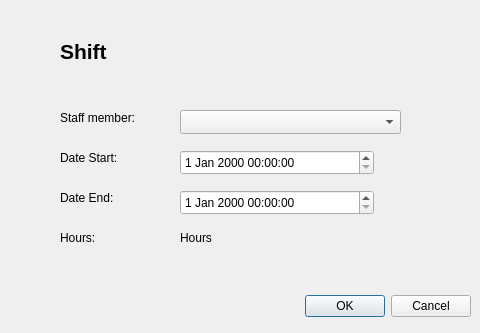
<?xml version="1.0" encoding="UTF-8"?>
<ui version="4.0">
 <class>Dialog</class>
 <widget class="QDialog" name="Dialog">
  <property name="geometry">
   <rect>
    <x>0</x>
    <y>0</y>
    <width>480</width>
    <height>333</height>
   </rect>
  </property>
  <property name="windowTitle">
   <string>Dialog</string>
  </property>
  <widget class="QDialogButtonBox" name="buttonBox">
   <property name="geometry">
    <rect>
     <x>10</x>
     <y>290</y>
     <width>461</width>
     <height>32</height>
    </rect>
   </property>
   <property name="orientation">
    <enum>Qt::Horizontal</enum>
   </property>
   <property name="standardButtons">
    <set>QDialogButtonBox::Cancel|QDialogButtonBox::Ok</set>
   </property>
  </widget>
  <widget class="QComboBox" name="cboStaff">
   <property name="geometry">
    <rect>
     <x>180</x>
     <y>110</y>
     <width>221</width>
     <height>24</height>
    </rect>
   </property>
  </widget>
  <widget class="QDateTimeEdit" name="dteStart">
   <property name="geometry">
    <rect>
     <x>180</x>
     <y>150</y>
     <width>194</width>
     <height>25</height>
    </rect>
   </property>
  </widget>
  <widget class="QDateTimeEdit" name="dteEnd">
   <property name="geometry">
    <rect>
     <x>180</x>
     <y>190</y>
     <width>194</width>
     <height>25</height>
    </rect>
   </property>
  </widget>
  <widget class="QLabel" name="label">
   <property name="geometry">
    <rect>
     <x>60</x>
     <y>110</y>
     <width>85</width>
     <height>16</height>
    </rect>
   </property>
   <property name="text">
    <string>Staff member:</string>
   </property>
  </widget>
  <widget class="QLabel" name="label_2">
   <property name="geometry">
    <rect>
     <x>60</x>
     <y>150</y>
     <width>64</width>
     <height>16</height>
    </rect>
   </property>
   <property name="text">
    <string>Date Start:</string>
   </property>
  </widget>
  <widget class="QLabel" name="label_3">
   <property name="geometry">
    <rect>
     <x>60</x>
     <y>190</y>
     <width>57</width>
     <height>16</height>
    </rect>
   </property>
   <property name="text">
    <string>Date End:</string>
   </property>
  </widget>
  <widget class="QLabel" name="label_4">
   <property name="geometry">
    <rect>
     <x>60</x>
     <y>230</y>
     <width>39</width>
     <height>16</height>
    </rect>
   </property>
   <property name="text">
    <string>Hours:</string>
   </property>
  </widget>
  <widget class="QLabel" name="lblHours">
   <property name="geometry">
    <rect>
     <x>180</x>
     <y>230</y>
     <width>58</width>
     <height>16</height>
    </rect>
   </property>
   <property name="text">
    <string>Hours</string>
   </property>
  </widget>
  <widget class="QLabel" name="label_6">
   <property name="geometry">
    <rect>
     <x>60</x>
     <y>40</y>
     <width>61</width>
     <height>22</height>
    </rect>
   </property>
   <property name="font">
    <font>
     <pointsize>16</pointsize>
     <weight>75</weight>
     <bold>true</bold>
    </font>
   </property>
   <property name="text">
    <string>Shift</string>
   </property>
  </widget>
 </widget>
 <resources/>
 <connections>
  <connection>
   <sender>buttonBox</sender>
   <signal>accepted()</signal>
   <receiver>Dialog</receiver>
   <slot>accept()</slot>
   <hints>
    <hint type="sourcelabel">
     <x>248</x>
     <y>290</y>
    </hint>
    <hint type="destinationlabel">
     <x>157</x>
     <y>274</y>
    </hint>
   </hints>
  </connection>
  <connection>
   <sender>buttonBox</sender>
   <signal>rejected()</signal>
   <receiver>Dialog</receiver>
   <slot>reject()</slot>
   <hints>
    <hint type="sourcelabel">
     <x>316</x>
     <y>290</y>
    </hint>
    <hint type="destinationlabel">
     <x>286</x>
     <y>274</y>
    </hint>
   </hints>
  </connection>
 </connections>
</ui>
